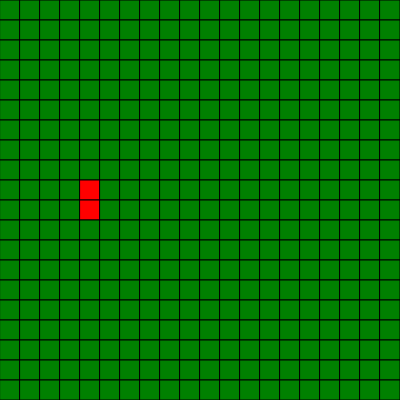
Frame 1 (no input)
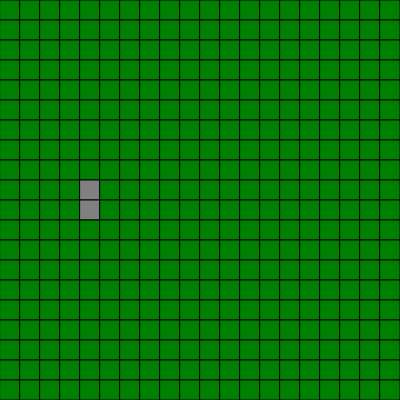
Frame 60 (no input)
Frame 120 (the mouse pressed at the canvas centre since frame 60): identical to frame 60, image omitted

The p5.js sketch that drew these frames (run headless with seeded random() and noise() and a simulated clock; from frame 60 on, the mouse is pressed at the canvas centre):

// p5.js sketch
// ── sketch.js
let population;

function setup() {
    createCanvas(400, 400);
    population = new Population();
    population.initPopulation();
}

function draw() {
    background(0);
    population.updatePopulation();
}
// ── individual.js
function Individual(i, ii) {
    this.i = i;
    this.ii = ii;
    this.side = 20;

    this.state = 's';
    this.infectionPotential = random();
    this.recoveryPotential = 1 - this.infectionPotential;
    this.lifetime = 1000;

    this.getCol = function() {
        // Setting the color for the individual based on the individual's state
        switch (this.state) {
            case 'i':
                fill('red');
                break;
            case 'r':
                fill('grey');
                break;
            case 'd':
                fill('black');
                break;
            default:
                fill('green');
        }
    }

    this.render = function() {
        this.getCol();
        rect(this.ii * this.side, this.i * this.side, this.side, this.side);
    }

    this.getNeighbours = function(populationArr) {
        // Handling edge cases
        if (this.i === 0 && this.ii === 0) {
            return [populationArr[0][1], populationArr[1][0], populationArr[1][1]];
        }

        if (this.i === 0 && this.ii === populationArr[0].length - 1) {
            return [populationArr[0][18], populationArr[1][18], populationArr[1][19]];
        }

        if (this.i === populationArr.length - 1 && this.ii === 0) {
            return [populationArr[18][0], populationArr[18][1], populationArr[19][1]];
        }

        if (this.i === populationArr.length - 1 && this.ii === populationArr[0].length - 1) {
            return [populationArr[19][18], populationArr[18][18], populationArr[18][19]];
        }

        if (this.i === 0) {
            return [
                populationArr[this.i][this.ii - 1],
                populationArr[this.i][this.ii + 1],
                populationArr[this.i + 1][this.ii - 1],
                populationArr[this.i + 1][this.ii],
                populationArr[this.i + 1][this.ii + 1]
            ];
        }

        if (this.i === populationArr.length - 1) {
            return [
                populationArr[this.i - 1][this.ii - 1],
                populationArr[this.i - 1][this.ii],
                populationArr[this.i - 1][this.ii + 1],
                populationArr[this.i][this.ii - 1],
                populationArr[this.i][this.ii + 1]
            ];
        }

        if (this.ii === 0) {
            return [
                populationArr[this.i - 1][this.ii],
                populationArr[this.i + 1][this.ii],
                populationArr[this.i - 1][this.ii + 1],
                populationArr[this.i][this.ii + 1],
                populationArr[this.i + 1][this.ii + 1]
            ];
        }

        if (this.ii === populationArr.length - 1) {
            return [
                populationArr[this.i - 1][this.ii],
                populationArr[this.i + 1][this.ii],
                populationArr[this.i - 1][this.ii - 1],
                populationArr[this.i][this.ii - 1],
                populationArr[this.i + 1][this.ii - 1]
            ];
        }

        return [
            populationArr[this.i - 1][this.ii - 1],
            populationArr[this.i - 1][this.ii],
            populationArr[this.i - 1][this.ii + 1],
            populationArr[this.i][this.ii - 1],
            populationArr[this.i][this.ii + 1],
            populationArr[this.i + 1][this.ii - 1],
            populationArr[this.i + 1][this.ii],
            populationArr[this.i + 1][this.ii + 1]
        ];
    }

    this.infectNeighbours = function(populationArr) {
        if (this.state === 'i') {
            let neighbours = this.getNeighbours(populationArr);
            let susceptibleNeighbours = neighbours.filter((neighbour) => {
                if (neighbour.state === 's') {
                    return neighbour;
                }
            });

            if (random() < this.infectionPotential && susceptibleNeighbours.length > 0) {
                susceptibleNeighbours[floor(random(susceptibleNeighbours.length))].state = 'i';
            }
        }
    }

    this.tryRecovery = function() {
        if (this.state === 'i') {
            if (random() < this.recoveryPotential) {
                this.state = 'r';
            }
        }
    }

    this.tryDeath = function() {
        if (this.state === 'i') {
            this.lifetime -= 50;

            if (this.lifetime <= 0) {
                this.state = 'd';
            }
        }
    }

    this.update = function(populationArr) {
        this.render();
        this.infectNeighbours(populationArr);
        this.tryRecovery();
        this.tryDeath();
    }
}
// ── population.js
function Population() {
    this.populationArr = [];
    this.gridLen = sqrt(width);

    this.getPatientZero = function() {
        this.populationArr[floor(random(this.gridLen))][floor(random(this.gridLen))].state = 'i';
    }

    this.initPopulation = function() {
        for (let i = 0; i < this.gridLen; i++) {
            this.populationArr[i] = [];
            for (let ii = 0; ii < this.gridLen; ii++) {
                this.populationArr[i].push(new Individual(i, ii));
            }
        }

        this.getPatientZero();
    }

    this.updatePopulation = function() {
        for (let i = 0; i < this.populationArr.length; i++) {
            for (let ii = 0; ii < this.populationArr[0].length; ii++) {
                this.populationArr[i][ii].update(this.populationArr);
            }
        }
    }
}
